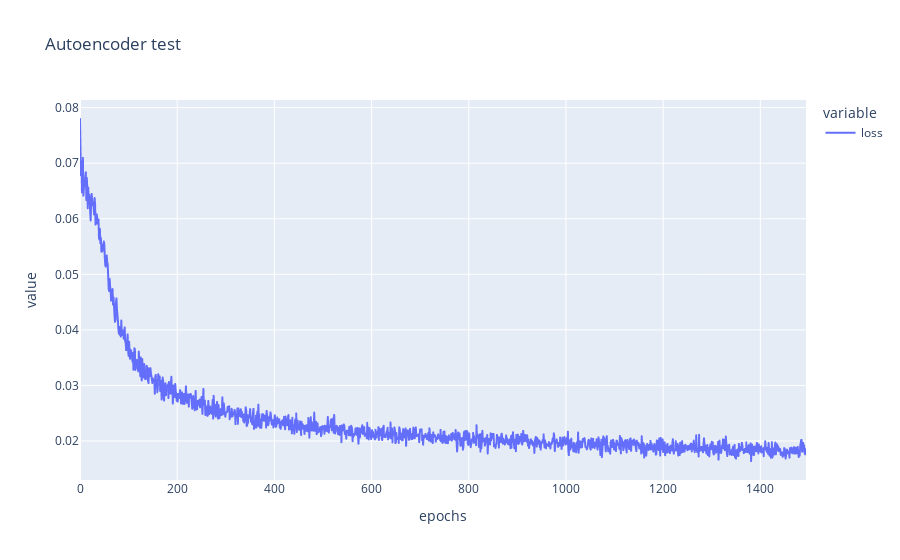

The cell this chart's notebook holds for it:
### Code cell
stats = autoencoder.adam().fit(
    X=images,
    Y=images,
    epochs=1500,
    batch_size=128,
    loss_criterion="MSELoss",
    verbose=True,
    info="Autoencoder test"
)
stats[5:].plot_loss()

### Figure 1 — Plotly figure (JSON) as saved in the notebook; plotly's stock layout.template omitted (floating-point values rounded to 4 significant figures; data arrays with more than 128 entries replaced by an {"elided": "..."} marker saying what was removed)
{"data": [{"hovertemplate": "variable=loss<br>epochs=%{x}<br>value=%{y}<extra></extra>", "legendgroup": "loss", "line": {"color": "#636efa", "dash": "solid"}, "marker": {"symbol": "circle"}, "mode": "lines", "name": "loss", "showlegend": true, "type": "scattergl", "x": {"elided": "1495 int values"}, "xaxis": "x", "y": {"elided": "1495 float values"}, "yaxis": "y"}], "layout": {"legend": {"title": {"text": "variable"}, "tracegroupgap": 0}, "title": {"text": "Autoencoder test"}, "xaxis": {"anchor": "y", "domain": [0, 1], "title": {"text": "epochs"}}, "yaxis": {"anchor": "x", "domain": [0, 1], "title": {"text": "value"}}}}
